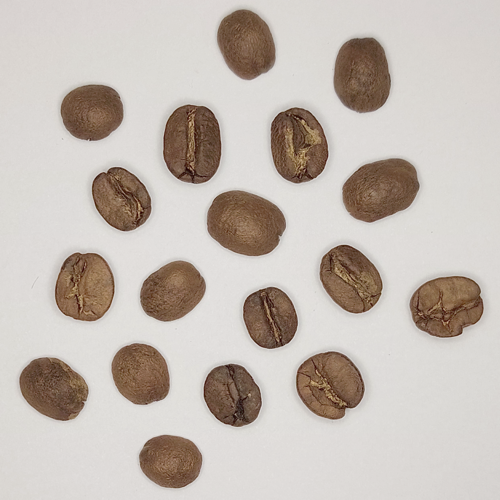
%> input picture Images/bean_coffee_08.png, 500 x 500 px
$ octave Listing_23_01.m   (GNU Octave 9; MATLAB toolbox functions it lacks are replaced by stand-ins)
%> lines starting %> are read from the running program, lines starting %| are printed output that depends on the picture; in (x1, y1, x2, y2) boxes, pixels count from 0 and x2, y2 are one past the last pixel; in counts of white or black regions, pixels touching at a corner belong together; the program's own positions count from 1
% Segmentation using global thresholding
img_1 = imread ('bean_coffee_08.png');
%> img_1 is the input picture: size 500x500x3 uint8; mean R, G, B 195.7, 186.5, 179.1
figure, imshow(img_1), title('Input')
img_1_g = rgb2gray(img_1);
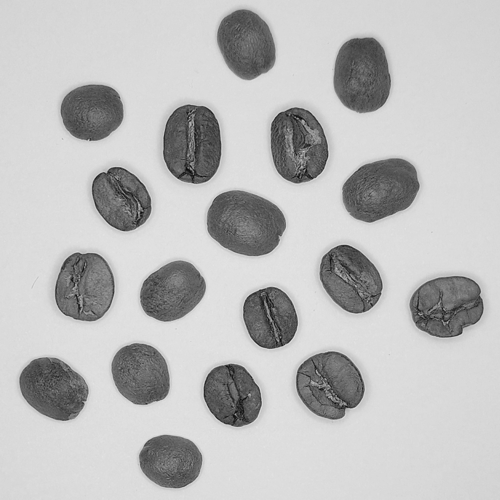
%> img_1_g: size 500x500 uint8; min 10, max 229, mean 188.4
level = graythresh(img_1_g);
%> level = 0.608
img_1_bw = imbinarize(img_1_g, level);
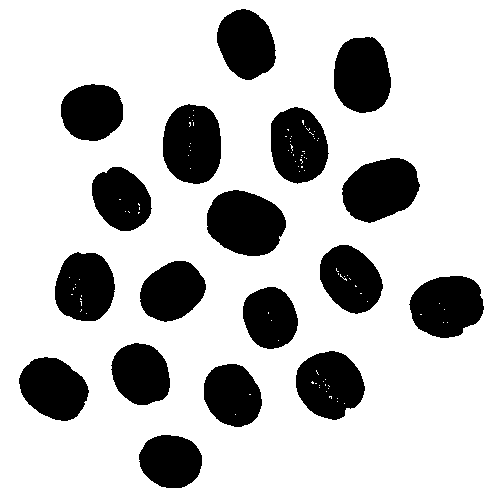
%> img_1_bw: size 500x500 logical; 76.9% white; 18 black regions, largest, box (x1, y1, x2, y2) and area: (207, 190, 286, 256) 3972, (163, 104, 221, 184) 3796, (342, 158, 420, 223) 3703
figure, montage ({img_1_g, img_1_bw}), title('Grayscale, binary')
%> after `montage ({img_1_g, img_1_bw})`:
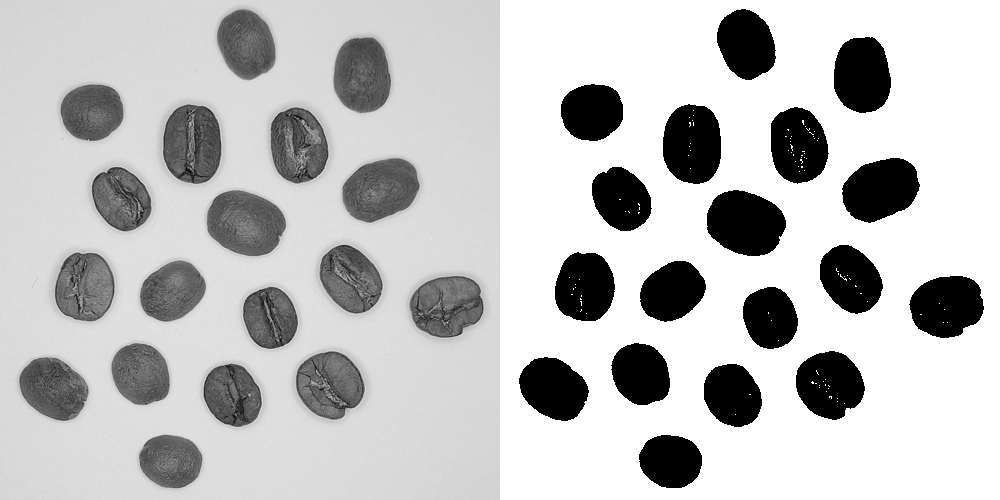
%> displayed picture: size 500x1000, on the screen's scale of 0 to 255; min 0, max 255, mean 192.3
img_1_bw = ~img_1_bw;
figure, imshow(img_1_bw), title('Connected components')
imwrite(img_1_bw, 'bean_coffee_08_bw.png') %save 1 bit per pixel image
